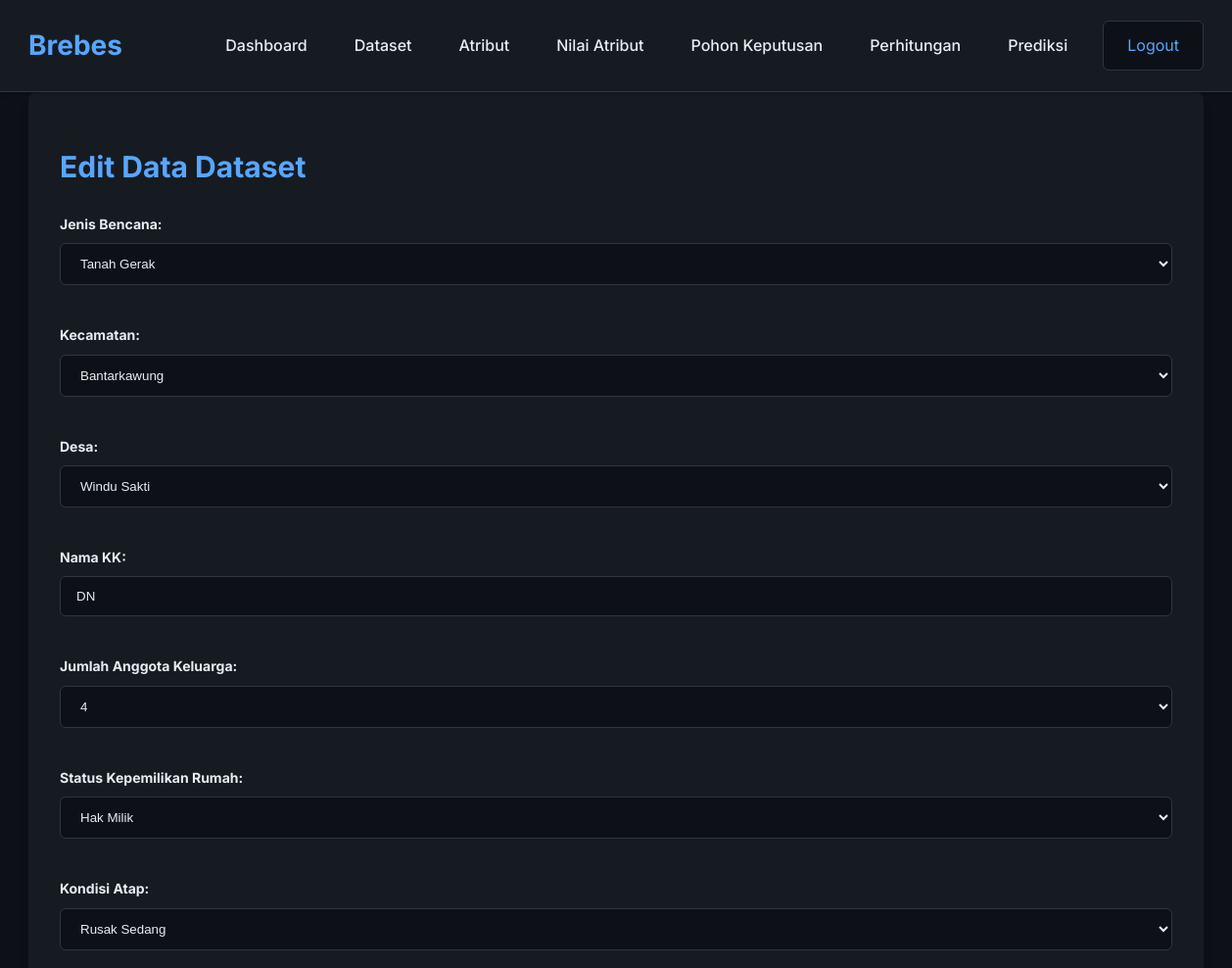
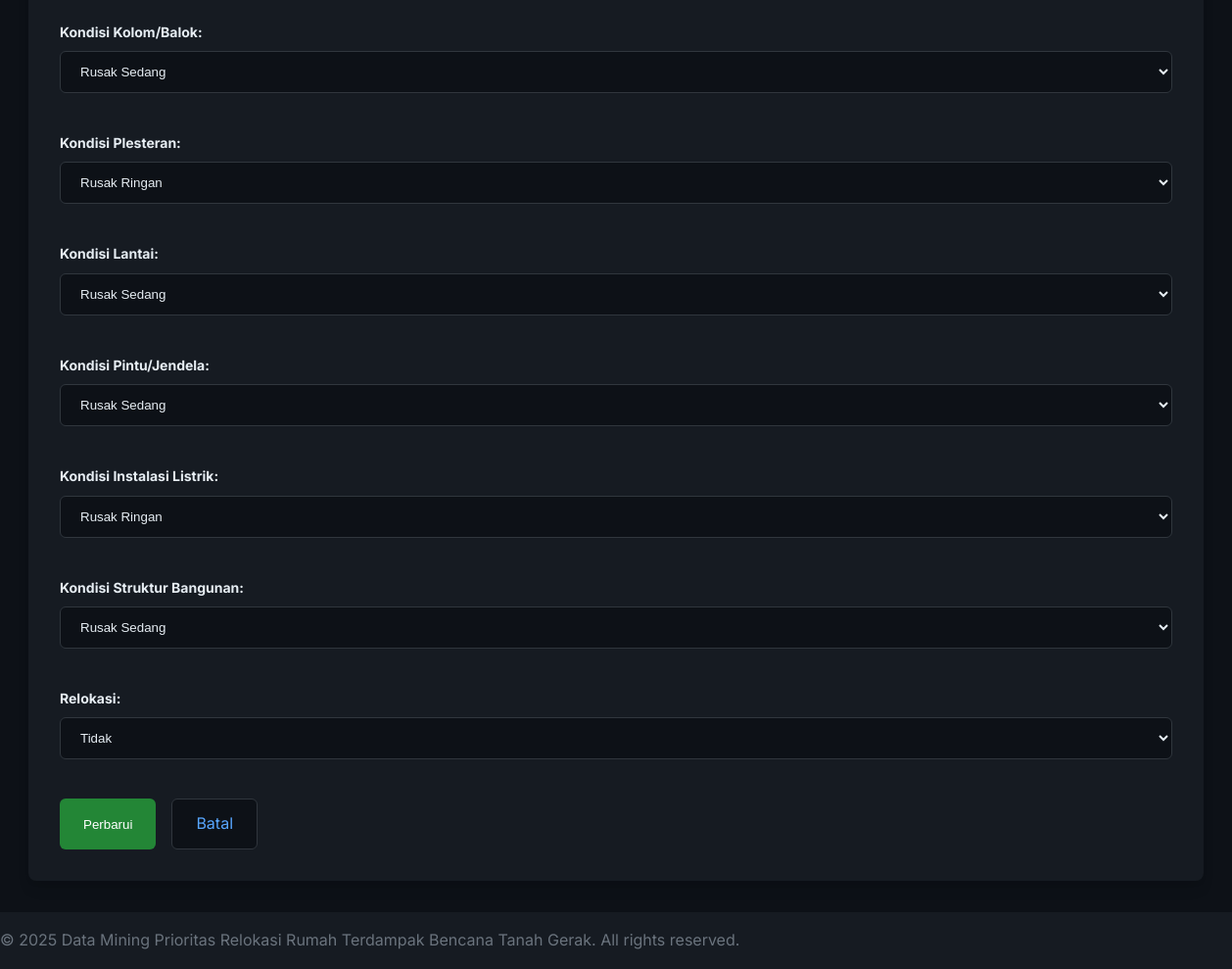
The app's page /dataset/edit/1 (signed in) with its own data (2 pictures, top to bottom).
### app.py (models this page shows)
class Dataset(db.Model):
    __tablename__ = 'tb_dataset'
    id = db.Column(db.Integer, primary_key=True)
    jenis_bencana = db.Column(db.String(50), nullable=False)
    kecamatan = db.Column(db.String(50), nullable=False)
    desa = db.Column(db.String(50), nullable=False)
    nama_kk = db.Column(db.String(100), nullable=False)
    jumlah_anggota_keluarga = db.Column(db.String(10), nullable=False) # Menggunakan string untuk '5+'
    status_kepemilikan_rumah = db.Column(db.String(50), nullable=False)
    kondisi_atap = db.Column(db.String(50), nullable=False)
    kondisi_kolom_balok = db.Column(db.String(50), nullable=False)
    kondisi_plesteran = db.Column(db.String(50), nullable=False)
    kondisi_lantai = db.Column(db.String(50), nullable=False)
    kondisi_pintu_jendela = db.Column(db.String(50), nullable=False)
    kondisi_instalasi_listrik = db.Column(db.String(50), nullable=False)
    kondisi_struktur_bangunan = db.Column(db.String(50), nullable=False)
    relokasi = db.Column(db.String(10), nullable=False) # Kolom target

class NilaiAtribut(db.Model):
    __tablename__ = 'tb_nilai_atribut'
    id = db.Column(db.Integer, primary_key=True)
    id_atribut = db.Column(db.Integer, db.ForeignKey('tb_atribut.id'), nullable=False)
    nilai = db.Column(db.String(100), nullable=False)

### app.py (the view, shortened to what this page needs)
@app.route('/dataset/edit/<int:id>', methods=['GET', 'POST'])
@login_required
def edit_dataset(id):
    data_entry = Dataset.query.get_or_404(id)
    jenis_bencana_values = [na.nilai for na in NilaiAtribut.query.join(Atribut).filter(Atribut.nama == 'JENIS_BENCANA').all()]
    kecamatan_values = [na.nilai for na in NilaiAtribut.query.join(Atribut).filter(Atribut.nama == 'KECAMATAN').all()]
    desa_values = [na.nilai for na in NilaiAtribut.query.join(Atribut).filter(Atribut.nama == 'DESA').all()]
    jumlah_anggota_keluarga_values = [na.nilai for na in NilaiAtribut.query.join(Atribut).filter(Atribut.nama == 'JUMLAH_ANGGOTA_KELUARGA').all()]
    status_kepemilikan_rumah_values = [na.nilai for na in NilaiAtribut.query.join(Atribut).filter(Atribut.nama == 'STATUS_KEPEMILIKAN_RUMAH').all()]
    kondisi_atap_values = [na.nilai for na in NilaiAtribut.query.join(Atribut).filter(Atribut.nama == 'KONDISI_ATAP').all()]
    kondisi_kolom_balok_values = [na.nilai for na in NilaiAtribut.query.join(Atribut).filter(Atribut.nama == 'KONDISI_KOLOM_BALOK').all()]
    kondisi_plesteran_values = [na.nilai for na in NilaiAtribut.query.join(Atribut).filter(Atribut.nama == 'KONDISI_PLESTERAN').all()]
    kondisi_lantai_values = [na.nilai for na in NilaiAtribut.query.join(Atribut).filter(Atribut.nama == 'KONDISI_LANTAI').all()]
    kondisi_pintu_jendela_values = [na.nilai for na in NilaiAtribut.query.join(Atribut).filter(Atribut.nama == 'KONDISI_PINTU_JENDELA').all()]
    kondisi_instalasi_listrik_values = [na.nilai for na in NilaiAtribut.query.join(Atribut).filter(Atribut.nama == 'KONDISI_INSTALASI_LISTRIK').all()]
    kondisi_struktur_bangunan_values = [na.nilai for na in NilaiAtribut.query.join(Atribut).filter(Atribut.nama == 'KONDISI_STRUKTUR_BANGUNAN').all()]
    relokasi_values = ['Ya', 'Tidak']
    return render_template('edit_dataset.html',
                           data=data_entry,
                           jenis_bencana_values=jenis_bencana_values,
                           kecamatan_values=kecamatan_values,
                           desa_values=desa_values,
                           jumlah_anggota_keluarga_values=jumlah_anggota_keluarga_values,
                           status_kepemilikan_rumah_values=status_kepemilikan_rumah_values,
                           kondisi_atap_values=kondisi_atap_values,
                           kondisi_kolom_balok_values=kondisi_kolom_balok_values,
                           kondisi_plesteran_values=kondisi_plesteran_values,
                           kondisi_lantai_values=kondisi_lantai_values,
                           kondisi_pintu_jendela_values=kondisi_pintu_jendela_values,
                           kondisi_instalasi_listrik_values=kondisi_instalasi_listrik_values,
                           kondisi_struktur_bangunan_values=kondisi_struktur_bangunan_values,
                           relokasi_values=relokasi_values)

### app.py (called while the page is built)
def login_required(f):
    from functools import wraps
    @wraps(f)
    def decorated_function(*args, **kwargs):
        if 'logged_in' not in session:
            flash('Anda harus login sebagai admin untuk mengakses halaman ini.', 'warning')
            return redirect(url_for('landing_page')) # Arahkan ke landing page jika tidak login
        return f(*args, **kwargs)
    return decorated_function

### templates/edit_dataset.html (shortened to what this page needs)
{% extends "base.html" %}
{% block content %}
<div class="bg-dark-700 p-8 rounded-lg shadow-lg">
    <h1 class="text-3xl font-bold text-blue-500 mb-6">Edit Data Dataset</h1>
    <form method="POST" action="{{ url_for('edit_dataset', id=data.id) }}" class="grid grid-cols-1 md:grid-cols-2 gap-6">
        <div class="form-group">
            <label for="jenis_bencana" class="block text-gray-300 text-sm font-bold mb-2">Jenis Bencana:</label>
            <select id="jenis_bencana" name="jenis_bencana" required class="form-control">
                {% for val in jenis_bencana_values %}
                <option value="{{ val }}" {% if val == data.jenis_bencana %}selected{% endif %}>{{ val }}</option>
                {% endfor %}
            </select>
        </div>
        <div class="form-group">
            <label for="kecamatan" class="block text-gray-300 text-sm font-bold mb-2">Kecamatan:</label>
            <select id="kecamatan" name="kecamatan" required class="form-control">
                {% for val in kecamatan_values %}
                <option value="{{ val }}" {% if val == data.kecamatan %}selected{% endif %}>{{ val }}</option>
                {% endfor %}
            </select>
        </div>
        <div class="form-group">
            <label for="desa" class="block text-gray-300 text-sm font-bold mb-2">Desa:</label>
            <select id="desa" name="desa" required class="form-control">
                {% for val in desa_values %}
                <option value="{{ val }}" {% if val == data.desa %}selected{% endif %}>{{ val }}</option>
                {% endfor %}
            </select>
        </div>
        <div class="form-group">
            <label for="nama_kk" class="block text-gray-300 text-sm font-bold mb-2">Nama KK:</label>
            <input type="text" id="nama_kk" name="nama_kk" value="{{ data.nama_kk }}" required class="form-control" placeholder="Masukkan nama kepala keluarga">
        </div>
        <div class="form-group">
            <label for="jumlah_anggota_keluarga" class="block text-gray-300 text-sm font-bold mb-2">Jumlah Anggota Keluarga:</label>
            <select id="jumlah_anggota_keluarga" name="jumlah_anggota_keluarga" required class="form-control">
                {% for val in jumlah_anggota_keluarga_values %}
                <option value="{{ val }}" {% if val == data.jumlah_anggota_keluarga %}selected{% endif %}>{{ val }}</option>
                {% endfor %}
            </select>
        </div>
        <div class="form-group">
            <label for="status_kepemilikan_rumah" class="block text-gray-300 text-sm font-bold mb-2">Status Kepemilikan Rumah:</label>
            <select id="status_kepemilikan_rumah" name="status_kepemilikan_rumah" required class="form-control">
                {% for val in status_kepemilikan_rumah_values %}
                <option value="{{ val }}" {% if val == data.status_kepemilikan_rumah %}selected{% endif %}>{{ val }}</option>
                {% endfor %}
            </select>
        </div>
        <div class="form-group">
            <label for="kondisi_atap" class="block text-gray-300 text-sm font-bold mb-2">Kondisi Atap:</label>
            <select id="kondisi_atap" name="kondisi_atap" required class="form-control">
                {% for val in kondisi_atap_values %}
                <option value="{{ val }}" {% if val == data.kondisi_atap %}selected{% endif %}>{{ val }}</option>
                {% endfor %}
            </select>
        </div>
        <div class="form-group">
            <label for="kondisi_kolom_balok" class="block text-gray-300 text-sm font-bold mb-2">Kondisi Kolom/Balok:</label>
            <select id="kondisi_kolom_balok" name="kondisi_kolom_balok" required class="form-control">
                {% for val in kondisi_kolom_balok_values %}
                <option value="{{ val }}" {% if val == data.kondisi_kolom_balok %}selected{% endif %}>{{ val }}</option>
                {% endfor %}
            </select>
        </div>
        <div class="form-group">
            <label for="kondisi_plesteran" class="block text-gray-300 text-sm font-bold mb-2">Kondisi Plesteran:</label>
            <select id="kondisi_plesteran" name="kondisi_plesteran" required class="form-control">
                {% for val in kondisi_plesteran_values %}
                <option value="{{ val }}" {% if val == data.kondisi_plesteran %}selected{% endif %}>{{ val }}</option>
                {% endfor %}
            </select>
        </div>
        <div class="form-group">
            <label for="kondisi_lantai" class="block text-gray-300 text-sm font-bold mb-2">Kondisi Lantai:</label>
            <select id="kondisi_lantai" name="kondisi_lantai" required class="form-control">
                {% for val in kondisi_lantai_values %}
                <option value="{{ val }}" {% if val == data.kondisi_lantai %}selected{% endif %}>{{ val }}</option>
                {% endfor %}
            </select>
        </div>
        <div class="form-group">
            <label for="kondisi_pintu_jendela" class="block text-gray-300 text-sm font-bold mb-2">Kondisi Pintu/Jendela:</label>
            <select id="kondisi_pintu_jendela" name="kondisi_pintu_jendela" required class="form-control">
                {% for val in kondisi_pintu_jendela_values %}
                <option value="{{ val }}" {% if val == data.kondisi_pintu_jendela %}selected{% endif %}>{{ val }}</option>
                {% endfor %}
            </select>
        </div>
        <div class="form-group">
            <label for="kondisi_instalasi_listrik" class="block text-gray-300 text-sm font-bold mb-2">Kondisi Instalasi Listrik:</label>
            <select id="kondisi_instalasi_listrik" name="kondisi_instalasi_listrik" required class="form-control">
                {% for val in kondisi_instalasi_listrik_values %}
                <option value="{{ val }}" {% if val == data.kondisi_instalasi_listrik %}selected{% endif %}>{{ val }}</option>
                {% endfor %}
            </select>
        </div>
        <div class="form-group">
            <label for="kondisi_struktur_bangunan" class="block text-gray-300 text-sm font-bold mb-2">Kondisi Struktur Bangunan:</label>
            <select id="kondisi_struktur_bangunan" name="kondisi_struktur_bangunan" required class="form-control">
                {% for val in kondisi_struktur_bangunan_values %}
                <option value="{{ val }}" {% if val == data.kondisi_struktur_bangunan %}selected{% endif %}>{{ val }}</option>
                {% endfor %}
            </select>
        </div>
        <div class="form-group">
            <label for="relokasi" class="block text-gray-300 text-sm font-bold mb-2">Relokasi:</label>
            <select id="relokasi" name="relokasi" required class="form-control">
                {% for val in relokasi_values %}
                <option value="{{ val }}" {% if val == data.relokasi %}selected{% endif %}>{{ val }}</option>
                {% endfor %}
            </select>
        </div>
        <div class="col-span-1 md:col-span-2 flex gap-4 mt-6">
            <button type="submit" class="btn btn-primary">Perbarui</button>
            <a href="{{ url_for('dataset') }}" class="btn btn-secondary">Batal</a>
        </div>
    </form>
</div>
{% endblock %}

### static/css/style.css (style rules this page uses)
body { font-family: 'Inter', sans-serif; background-color: #0d1117; color: #e6edf3; margin: 0; padding: 0; box-sizing: border-box; line-height: 1.6; }
h1, h2, h3, h4, h5, h6 { color: #e6edf3; margin-bottom: 0.5em; }
a { color: #58a6ff; text-decoration: none; }
.flex { display: flex; }
.flex-col { flex-direction: column; }
.grid { display: grid; }
.gap-4 { gap: 1rem; }
.gap-6 { gap: 1.5rem; }
.rounded-lg { border-radius: 0.5rem; }
.shadow-lg { box-shadow: 0 10px 15px -3px rgba(0, 0, 0, 0.1), 0 4px 6px -2px rgba(0, 0, 0, 0.05); }
.bg-dark-700 { background-color: #161b22; }
.text-blue-500 { color: #58a6ff; }
.text-gray-300 { color: #c9d1d9; }
.font-bold { font-weight: 700; }
.text-sm { font-size: 0.875rem; }
.text-3xl { font-size: 1.875rem; }
.mb-2 { margin-bottom: 0.5rem; }
.mb-6 { margin-bottom: 1.5rem; }
.p-8 { padding: 2rem; }
.btn { display: inline-block; padding: 0.75rem 1.5rem; border-radius: 0.375rem; text-align: center; cursor: pointer; transition: background-color 0.2s ease-in-out, transform 0.2s ease-in-out; white-space: nowrap; }
.btn-primary { background-color: #238636; color: white; border: none; }
.btn-secondary { background-color: #0d1117; color: #58a6ff; border: 1px solid #30363d; }
.form-group { margin-bottom: 1rem; }
.form-group label { display: block; margin-bottom: 0.5rem; color: #e6edf3; }
.form-control { width: 100%; padding: 0.75rem 1rem; background-color: #0d1117; border: 1px solid #30363d; border-radius: 0.375rem; color: #e6edf3; box-sizing: border-box; }

### records on screen
Dataset: jenis_bencana "Tanah Gerak", kecamatan "Bantarkawung", nama_kk "DN", jumlah_anggota_keluarga "4", status_kepemilikan_rumah "Hak Milik", kondisi_atap "Rusak Sedang", kondisi_kolom_balok "Rusak Sedang", kondisi_plesteran "Rusak Ringan", kondisi_lantai "Rusak Sedang", kondisi_pintu_jendela "Rusak Sedang", kondisi_instalasi_listrik "Rusak Ringan", kondisi_struktur_bangunan "Rusak Sedang", relokasi "Tidak"

### other values on screen
form field desa "Windu Sakti"
